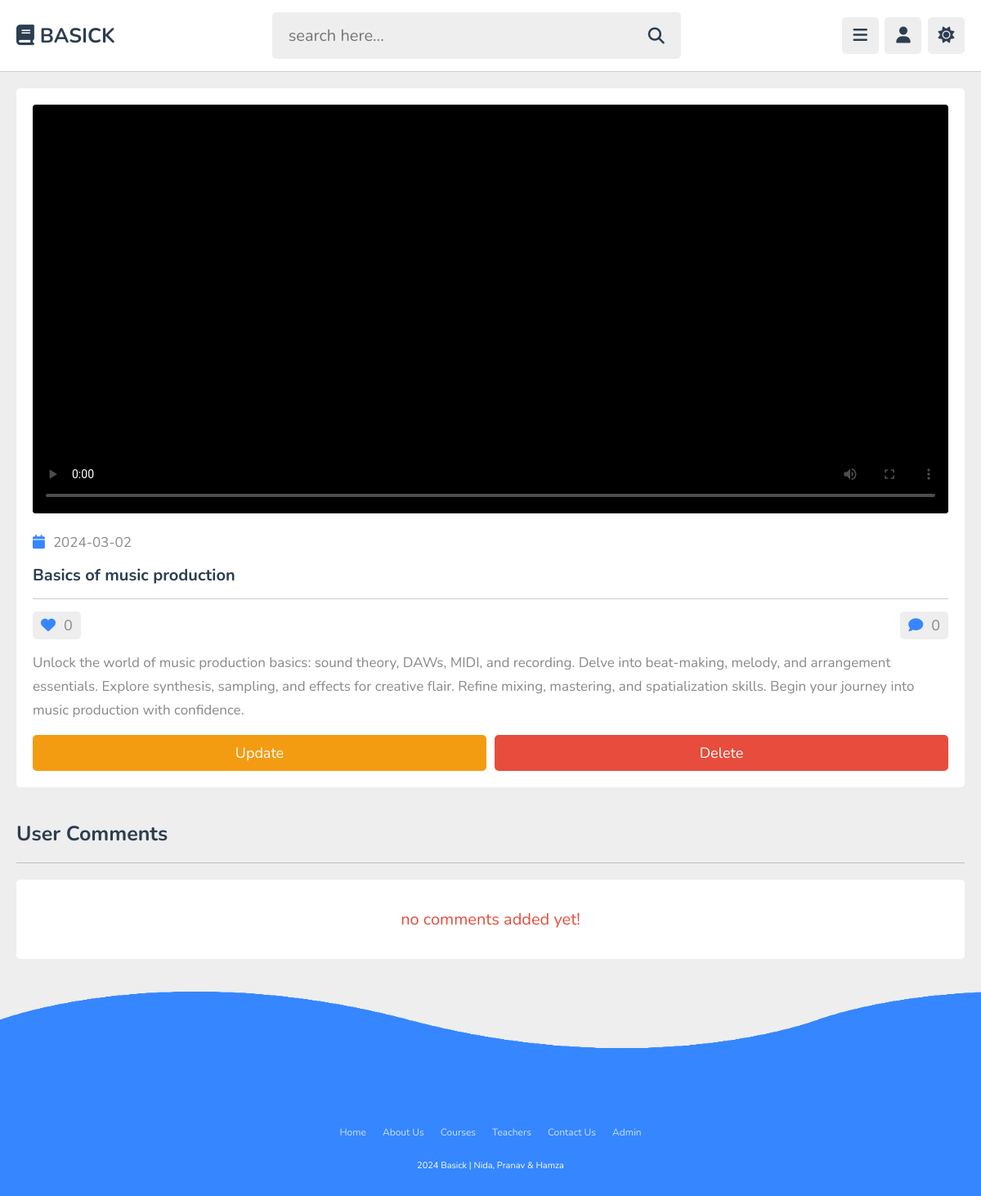
Screenshot of /admin/view_content.php?get_id=C1Fqim6iYVgWK8LtYgHb (signed in) with the database file from the repository.
### tables this page shows
CREATE TABLE `content` (
  `id` varchar(20) NOT NULL,
  `tutor_id` varchar(20) NOT NULL,
  `playlist_id` varchar(20) NOT NULL,
  `title` varchar(100) NOT NULL,
  `description` varchar(1000) NOT NULL,
  `video` varchar(100) NOT NULL,
  `thumb` varchar(100) NOT NULL,
  `date` date NOT NULL DEFAULT current_timestamp(),
  `status` varchar(20) NOT NULL DEFAULT 'deactive'
);

### admin/view_content.php (the view, shortened to what this page needs)
<?php
include '../components/connect.php';
if(isset($_COOKIE['tutor_id'])){
   $tutor_id = $_COOKIE['tutor_id'];
}else{
   $tutor_id = '';
   header('location:login.php');
}
if(isset($_GET['get_id'])){
   $get_id = $_GET['get_id'];
}else{
   $get_id = '';
   header('location:contents.php');
}
?>
<!DOCTYPE html>
<html lang="en">
<head>
   <link rel="stylesheet" href="https://cdnjs.cloudflare.com/ajax/libs/font-awesome/6.2.0/css/all.min.css">
   <link rel="stylesheet" href="../css/admin_style.css">
   <link rel="stylesheet" href="../css/style_footer.css">
</head>
<body>
<?php include '../components/admin_header.php'; ?>
<section class="view-content">
   <?php
      $select_content = $conn->prepare("SELECT * FROM `content` WHERE id = ? AND tutor_id = ?");
      $select_content->execute([$get_id, $tutor_id]);
      if($select_content->rowCount() > 0){
         while($fetch_content = $select_content->fetch(PDO::FETCH_ASSOC)){
            $video_id = $fetch_content['id'];
            $count_likes = $conn->prepare("SELECT * FROM `likes` WHERE tutor_id = ? AND content_id = ?");
            $count_likes->execute([$tutor_id, $video_id]);
            $total_likes = $count_likes->rowCount();
            $count_comments = $conn->prepare("SELECT * FROM `comments` WHERE tutor_id = ? AND content_id = ?");
            $count_comments->execute([$tutor_id, $video_id]);
            $total_comments = $count_comments->rowCount();
   ?>
   <div class="container">
      <video src="../uploaded_files/<?= $fetch_content['video']; ?>" autoplay controls poster="../uploaded_files/<?= $fetch_content['thumb']; ?>" class="video" style="border-radius:4px;"></video>
      <div class="date"><i class="fas fa-calendar"></i><span><?= $fetch_content['date']; ?></span></div>
      <h3 class="title"><?= $fetch_content['title']; ?></h3>
      <div class="flex">
         <div><i class="fas fa-heart"></i><span><?= $total_likes; ?></span></div>
         <div><i class="fas fa-comment"></i><span><?= $total_comments; ?></span></div>
      </div>
      <div class="description"><?= $fetch_content['description']; ?></div>
      <form action="" method="post">
         <div class="flex-btn">
            <a href="update_content.php?get_id=<?= $video_id; ?>" class="option-btn">update</a>
            <input type="submit" value="delete" class="delete-btn" onclick="return confirm('delete this video?');" name="delete_video">
         </div>
      </form>
   </div>
   <?php
    }
   }else{
      echo '<p class="empty">no contents added yet! <a href="add_content.php" class="btn" style="margin-top: 1.5rem;">add videos</a></p>';
   }
   ?>
</section>
<section class="comments">
   <h1 class="heading">user comments</h1>
   <div class="show-comments">
      <?php
         $select_comments = $conn->prepare("SELECT * FROM `comments` WHERE content_id = ?");
         $select_comments->execute([$get_id]);
         if($select_comments->rowCount() > 0){
            while($fetch_comment = $select_comments->fetch(PDO::FETCH_ASSOC)){
               $select_commentor = $conn->prepare("SELECT * FROM `users` WHERE id = ?");
               $select_commentor->execute([$fetch_comment['user_id']]);
               $fetch_commentor = $select_commentor->fetch(PDO::FETCH_ASSOC);
      ?>
      <div class="box">
         <div class="user">
            <img src="../uploaded_files/<?= $fetch_commentor['image']; ?>" alt="">
            <div>
               <h3><?= $fetch_commentor['name']; ?></h3>
               <span><?= $fetch_comment['date']; ?></span>
            </div>
         </div>
         <p class="text"><?= $fetch_comment['comment']; ?></p>
         <form action="" method="post" class="flex-btn">
            <input type="hidden" name="comment_id" value="<?= $fetch_comment['id']; ?>">
            <button type="submit" name="delete_comment" class="inline-delete-btn" onclick="return confirm('delete this comment?');">delete comment</button>
         </form>
      </div>
      <?php
       }
      }else{
         echo '<p class="empty">no comments added yet!</p>';
      }
      ?>
      </div>
</section>
<?php include '../components/footer.php'; ?>
</body>
</html>

### components/admin_header.php (shortened to what this page needs)
<header class="header">
   <section class="flex">
      <a href="dashboard.php" class="logo"><i class="fa-solid fa-book"></i> BASICK</a>
      <form action="search_page.php" method="post" class="search-form">
         <input type="text" name="search" placeholder="search here..." required maxlength="100">
         <button type="submit" class="fas fa-search" name="search_btn"></button>
      </form>
      <div class="icons">
         <div id="menu-btn" class="fas fa-bars"></div>
         <div id="user-btn" class="fas fa-user"></div>
         <div id="toggle-btn" class="fas fa-sun"></div>
      </div>
   </section>
</header>

### components/footer.php (shortened to what this page needs)
<!DOCTYPE html>
<html lang="en">
<head>
    <link rel="stylesheet" href="../css/style_footer.css">
</head>
<body>
    <footer>
        <div class="waves">
            <div class="wave" id="wave1"></div>
            <div class="wave" id="wave3"></div>
        </div>
        <ul class="social_icon">
            <li><a href="#"><ion-icon name="logo-facebook"></ion-icon></a></li>
            <li><a href="#"><ion-icon name="logo-instagram"></ion-icon></a></li>
            <li><a href="#"><ion-icon name="logo-twitter"></ion-icon></a></li>
            <li><a href="#"><ion-icon name="logo-linkedin"></ion-icon></a></li>
        </ul>
        <ul class="menu">
            <li><a href="home.php">Home</a></li>
            <li><a href="about.php">About Us</a></li>
            <li><a href="courses.php">Courses</a></li>
            <li><a href="teachers.php">Teachers</a></li>
            <li><a href="contact.php">Contact Us</a></li>
            <li><a href="admin/login.php">Admin</a></li>
        </ul>
        <p>2024 Basick | Nida, Pranav & Hamza</p>
    </footer>
</body>
</html>

### css/admin_style.css (style rules this page uses)
:root { --main-color:#3586ff; --red:#e74c3c; --oragen:#f39c12; --white:#fff; --black:#2c3e50; --light-color:#888; --light-bg:#eee; --border:.1rem solid rgba(0,0,0,.2); }
* { font-family: 'Nunito', sans-serif; margin: 0; padding: 0; box-sizing: border-box; outline: none; border: none; text-decoration: none; }
html { font-size: 62.5%; overflow-x: hidden; }
body { background-color: var(--light-bg); padding-left: 30rem; }
section { padding:2rem; max-width: 1200px; margin: 0 auto; }
.btn, .option-btn, .delete-btn, .inline-btn, .inline-option-btn, .inline-delete-btn { border-radius: .5rem; padding: 1rem 3rem; font-size: 1.8rem; color: #fff; margin-top: 1rem; text-transform: capitalize; cursor: pointer; text-align: center; }
.btn, .option-btn, .delete-btn { display: block; width: 100%; }
.option-btn, .inline-option-btn { background-color: var(--oragen); }
.delete-btn, .inline-delete-btn { background-color: var(--red); }
.flex-btn { display:flex; gap: 1rem; }
.empty { background-color: var(--white); border-radius: .5rem; padding: 1.5rem; text-align: center; width: 100%; font-size: 2rem; color: var(--red); }
.heading { padding-bottom: 1.8rem; border-bottom: var(--border); font-size: 2.5rem; color: var(--black); text-transform: capitalize; margin-bottom: 2rem; }
.header { background-color: var(--white); border-bottom: var(--border); position: sticky; top: 0; left: 0; right: 0; z-index: 1000; }
.header .flex { padding: 1.5rem 2rem; position: relative; display: flex; align-items: center; justify-content: space-between; }
.header .flex .logo { font-size: 2.5rem; color: var(--black); font-weight: bolder; }
.header .flex .search-form { width: 50rem; border-radius: .5rem; display: flex; align-items: center; gap: 2rem; padding: 1.5rem 2rem; background-color: var(--light-bg); }
.header .flex .search-form input { width: 100%; background:none; font-size: 2rem; color: var(--black); }
.header .flex .search-form button { font-size: 2rem; color: var(--black); cursor: pointer; background: none; }
.header .flex .icons div { font-size: 2rem; color: var(--black); border-radius: .5rem; height: 4.5rem; cursor: pointer; width: 4.5rem; line-height: 4.4rem; background-color: var(--light-bg); text-align: center; margin-left: .5rem; }
.view-content .container { background-color: var(--white); border-radius: .5rem; padding: 2rem; }
.view-content .container .video { width: 100%; object-fit: contain; margin-bottom: 1rem; background: #000; height: 50rem; }
.view-content .container .date { padding:1rem 0; font-size: 1.7rem; }
.view-content .container .date i { margin-right: 1rem; color: var(--main-color); }
.view-content .container .date span { color: var(--light-color); }
.view-content .container .title { font-size: 2rem; color: var(--black); padding: .5rem 0; }
.view-content .container .flex { display: flex; align-items: center; justify-content: space-between; gap: 1.5rem; font-size: 1.8rem; border-top: var(--border); padding-top: 1.5rem; padding-bottom: 1rem; margin-top: 1rem; }
.view-content .container .flex div { background-color: var(--light-bg); border-radius: .5rem; padding: .5rem 1rem; }
.view-content .container .flex i { margin-right: 1rem; color: var(--main-color); }
.view-content .container .flex span { color: var(--light-color); }
.view-content .container .description { padding: .5rem 0; line-height: 1.7; font-size: 1.7rem; color: var(--light-color); }
.comments .show-comments { background-color: var(--white); border-radius: .5rem; padding: 2rem; display: grid; gap: 2.5rem; }
@media (max-width:1200px) { body { padding-left: 0; } }

### rows the page displays
content: date "2024-03-02", title "Basics of music production", total_likes "0", total_comments "0", description "Unlock the world of music production basics: sound theory, DAWs, MIDI, and recording. Delve into beat-making, melody, and arrangement essentials. Explore synthesis, sampling, and effects for creative flair. Refine mixing, mastering, and spatialization skills. Begin your journey into music production with confidence."
